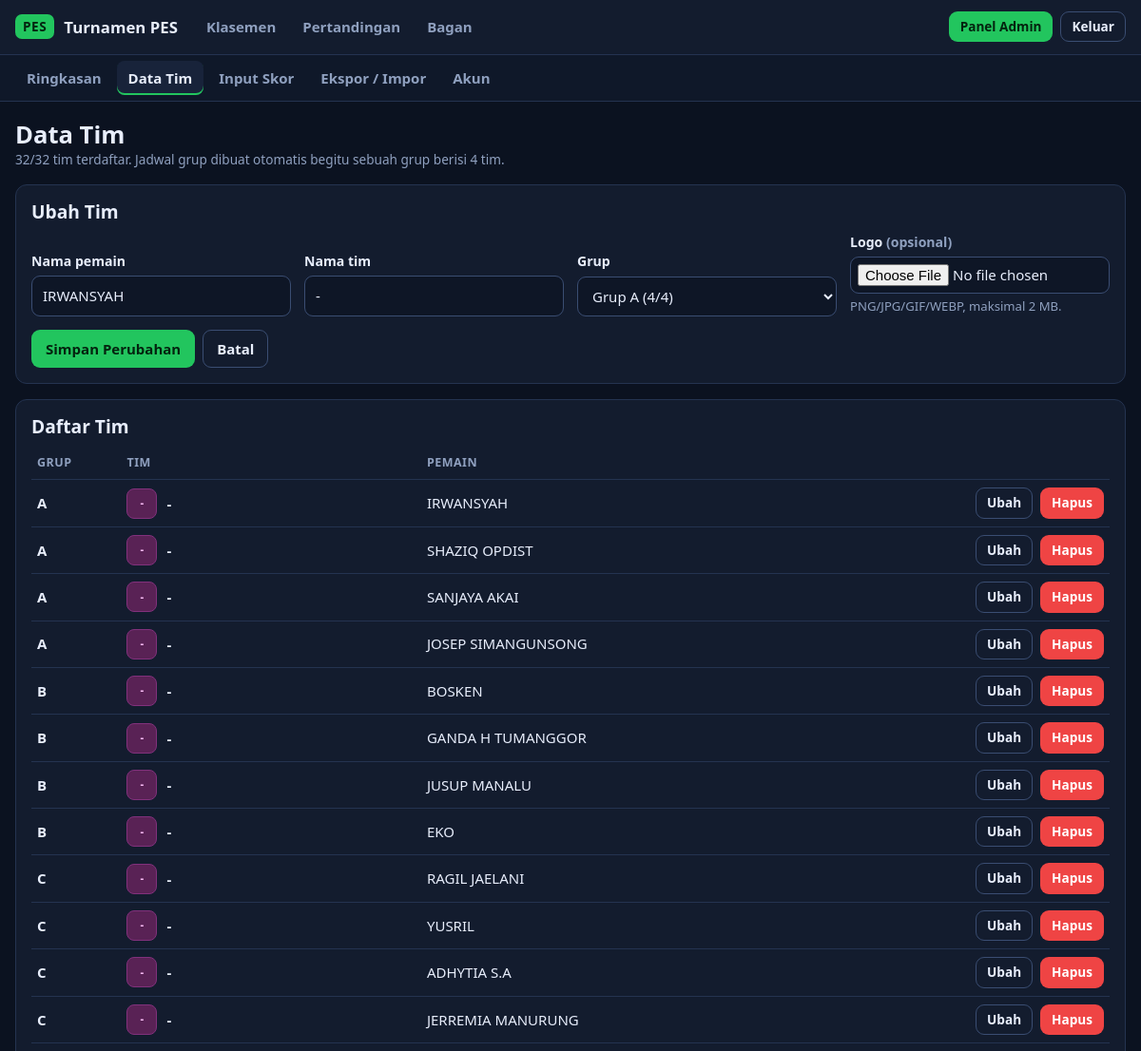
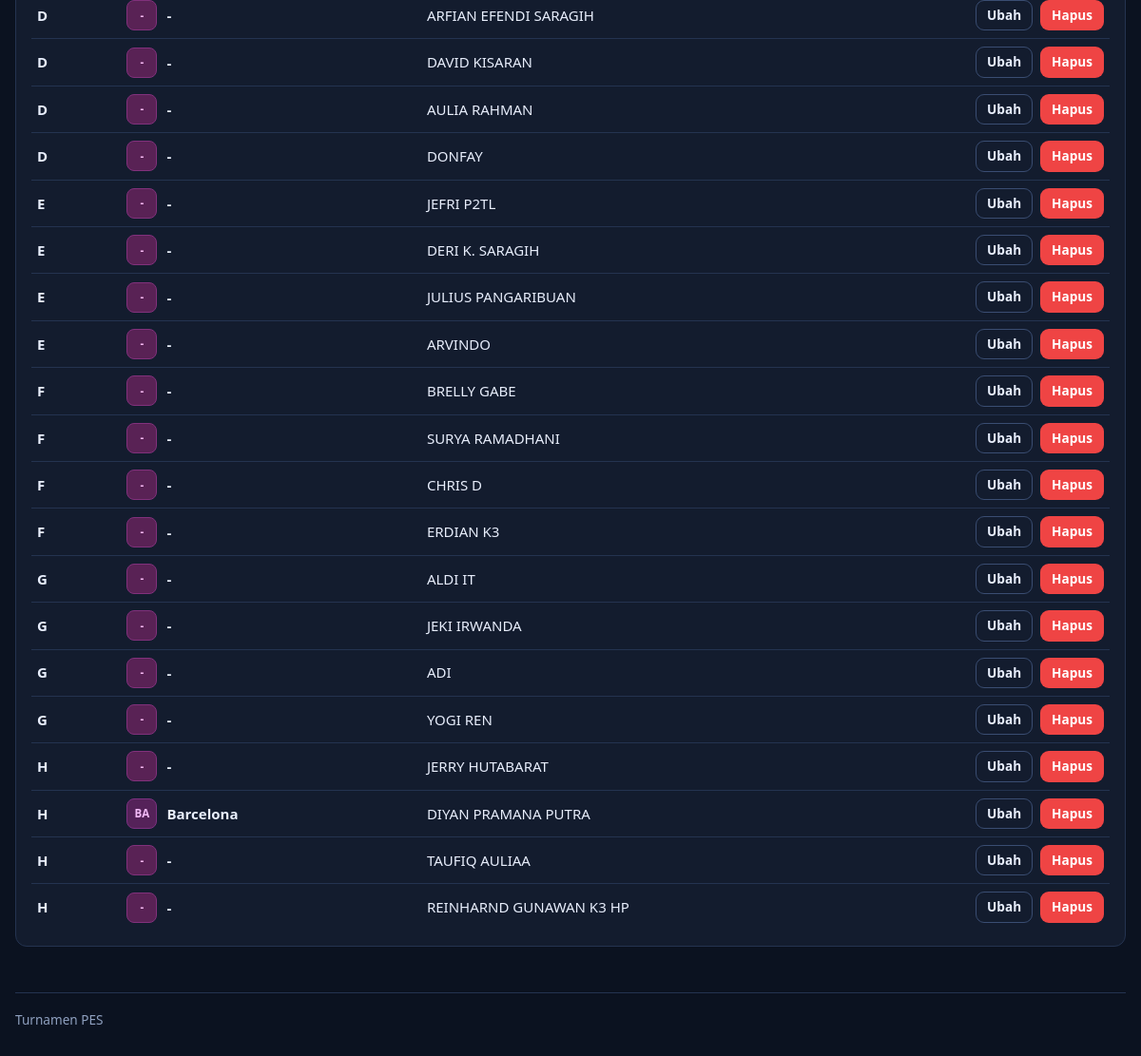
Screenshot of /admin/tim.php?edit=1 (signed in) with the database file from the repository (2 pictures, top to bottom).
### tables this page shows
CREATE TABLE teams (
            id         INTEGER PRIMARY KEY AUTOINCREMENT,
            player     TEXT NOT NULL,
            name       TEXT NOT NULL,
            logo       TEXT,
            grp        TEXT NOT NULL,
            created_at TEXT NOT NULL DEFAULT CURRENT_TIMESTAMP
        );

### app/db.php (called while the page is built, shortened)
<?php
function db(): PDO
{
    static $pdo = null;
    if ($pdo instanceof PDO) {
        return $pdo;
    }
    $pdo = new PDO('sqlite:' . DB_FILE, null, null, [
        PDO::ATTR_ERRMODE            => PDO::ERRMODE_EXCEPTION,
        PDO::ATTR_DEFAULT_FETCH_MODE => PDO::FETCH_ASSOC,
        PDO::ATTR_TIMEOUT            => 5,
    ]);
    $pdo->exec('PRAGMA foreign_keys = ON');
    $pdo->exec("
        CREATE TABLE IF NOT EXISTS admins (
            id            INTEGER PRIMARY KEY AUTOINCREMENT,
            username      TEXT NOT NULL UNIQUE,
            password_hash TEXT NOT NULL
        );
        CREATE TABLE IF NOT EXISTS teams (
            id         INTEGER PRIMARY KEY AUTOINCREMENT,
            player     TEXT NOT NULL,
            name       TEXT NOT NULL,
            logo       TEXT,
            grp        TEXT NOT NULL,
            created_at TEXT NOT NULL DEFAULT CURRENT_TIMESTAMP
        );
        CREATE TABLE IF NOT EXISTS matches (
            id         INTEGER PRIMARY KEY AUTOINCREMENT,
            stage      TEXT NOT NULL,              -- G, R16, QF, SF, F
            grp        TEXT NOT NULL DEFAULT '',   -- huruf grup (kosong untuk knockout)
            round      INTEGER NOT NULL,           -- matchday (grup) / urutan babak (knockout)
            slot       INTEGER NOT NULL,           -- nomor pertandingan dalam grup / babak
            home_id    INTEGER REFERENCES teams(id) ON DELETE SET NULL,
            away_id    INTEGER REFERENCES teams(id) ON DELETE SET NULL,
            home_score INTEGER,
            away_score INTEGER,
            home_pen   INTEGER,                    -- skor adu penalti (knockout seri)
            away_pen   INTEGER,
            UNIQUE (stage, grp, slot)
        );
        CREATE TABLE IF NOT EXISTS login_attempts (
            ip TEXT    NOT NULL,
            ts INTEGER NOT NULL
        );
    ");
    return $pdo;
}

### app/tournament.php (called while the page is built, shortened)
<?php
function group_progress(string $g): array
{
    $st = db()->prepare("
        SELECT COUNT(*) AS total,
               COALESCE(SUM(home_score IS NOT NULL AND away_score IS NOT NULL), 0) AS done
        FROM matches WHERE stage = 'G' AND grp = ?
    ");
    $st->execute([$g]);
    $r = $st->fetch();
    return [(int) $r['done'], (int) $r['total']];
}
function group_locked(string $g): bool
{
    return group_progress($g)[0] > 0;
}

### public/admin/tim.php (the view, shortened to what this page needs)
<?php
require __DIR__ . '/../../app/web.php';
$pdo = db();
function team_by_id(int $id): ?array
{
    $st = db()->prepare('SELECT * FROM teams WHERE id = ?');
    $st->execute([$id]);
    return $st->fetch() ?: null;
}
$teams   = $pdo->query('SELECT * FROM teams ORDER BY grp, id')->fetchAll();
$counts  = [];
foreach ($teams as $t) {
    $counts[$t['grp']] = ($counts[$t['grp']] ?? 0) + 1;
}
$editing = isset($_GET['edit']) ? team_by_id((int) $_GET['edit']) : null;
$total   = count($teams);
function group_options(array $counts, ?string $selected, ?array $editing): string
{
    $html = '<option value="">— pilih grup —</option>';
    foreach (GROUPS as $g) {
        $n    = $counts[$g] ?? 0;
        $mine = $editing && $editing['grp'] === $g;
        $full = $n - ($mine ? 1 : 0) >= GROUP_SIZE;
        $html .= '<option value="' . h($g) . '"' . ($selected === $g ? ' selected' : '') . ($full ? ' disabled' : '') . '>'
              . 'Grup ' . h($g) . ' (' . $n . '/' . GROUP_SIZE . ')' . ($full && !$mine ? ' – penuh' : '') . '</option>';
    }
    return $html;
}
page_header('Data Tim', 'admin-tim');
?>
<div class="head-row">
  <div>
    <h1>Data Tim</h1>
    <div class="muted small"><?= $total ?>/32 tim terdaftar. Jadwal grup dibuat otomatis begitu sebuah grup berisi 4 tim.</div>
  </div>
</div>
<section class="card" id="form">
  <h2><?= $editing ? 'Ubah Tim' : 'Tambah Tim' ?></h2>
  <form method="post" enctype="multipart/form-data">
    <div class="form-grid">
      <div class="field">
        <label for="player">Nama pemain</label>
        <input type="text" id="player" name="player" maxlength="60" required value="<?= h($editing['player'] ?? '') ?>">
      </div>
      <div class="field">
        <label for="name">Nama tim</label>
        <input type="text" id="name" name="name" maxlength="40" required value="<?= h($editing['name'] ?? '') ?>">
      </div>
      <div class="field">
        <label for="grp">Grup</label>
        <select id="grp" name="grp" required><?= group_options($counts, $editing['grp'] ?? null, $editing) ?></select>
      </div>
      <div class="field">
        <label for="logo">Logo <span class="muted">(opsional)</span></label>
        <input type="file" id="logo" name="logo" accept="image/png,image/jpeg,image/gif,image/webp">
        <div class="hint">PNG/JPG/GIF/WEBP, maksimal 2 MB.</div>
      </div>
    </div>
    <div class="actions" style="margin-top:14px">
      <button><?= $editing ? 'Simpan Perubahan' : 'Tambah Tim' ?></button>
      <?php if ($editing): ?><a class="btn ghost" href="<?= h(BASE . '/admin/tim.php') ?>">Batal</a><?php endif; ?>
    </div>
  </form>
</section>
<section class="card">
  <h2>Daftar Tim</h2>
  <?php if (!$teams): ?>
    <p class="muted">Belum ada tim.</p>
  <?php else: ?>
  <div class="tablewrap">
  <table class="tbl">
    <thead><tr><th class="l">Grup</th><th class="l">Tim</th><th class="l">Pemain</th><th></th></tr></thead>
    <tbody>
    <?php foreach ($teams as $t): $locked = group_locked($t['grp']); ?>
      <tr>
        <td class="l"><b><?= h($t['grp']) ?></b></td>
        <td class="l"><div class="tm"><?= logo_html($t) ?><div class="t"><b><?= h($t['name']) ?></b></div></div></td>
        <td class="l"><?= h($t['player']) ?></td>
        <td>
          <div class="actions" style="justify-content:flex-end">
            <a class="btn ghost small" href="?edit=<?= (int) $t['id'] ?>#form">Ubah</a>
            <?php if (!$locked): ?>
              <form method="post" onsubmit="return confirm('Hapus tim <?= h(addslashes($t['name'])) ?>?')">
                <button class="danger small">Hapus</button>
              </form>
            <?php else: ?>
              <span class="muted small" title="Grup sudah punya skor">terkunci</span>
            <?php endif; ?>
          </div>
        </td>
      </tr>
    <?php endforeach; ?>
    </tbody>
  </table>
  </div>
  <?php endif; ?>
</section>
<?php page_footer();

### app/web.php (shortened to what this page needs)
<?php
require __DIR__ . '/db.php';
require __DIR__ . '/tournament.php';
function h(?string $s): string
{
    return htmlspecialchars((string) $s, ENT_QUOTES | ENT_SUBSTITUTE, 'UTF-8');
}
function csrf_token(): string
{
    return $_SESSION['csrf'];
}
function csrf_field(): string
{
    return '<input type="hidden" name="_csrf" value="' . h(csrf_token()) . '">';
}
function is_admin(): bool
{
    return !empty($_SESSION['admin_id']);
}
function page_header(string $title, string $active = ''): void
{
    $monitor = isset($_GET['monitor']) && !str_starts_with($active, 'admin');
    $css     = BASE . '/assets/style.css?v=' . (int) @filemtime(__DIR__ . '/../public/assets/style.css');
    $nav = [
        'klasemen'    => ['/index.php', 'Klasemen'],
        'pertandingan' => ['/pertandingan.php', 'Pertandingan'],
        'bagan'       => ['/bagan.php', 'Bagan'],
    ];
    echo '<!doctype html><html lang="id"><head><meta charset="utf-8">';
    echo '<link rel="stylesheet" href="' . h($css) . '"></head>';
    echo '<body class="' . ($monitor ? 'monitor' : '') . '">';
    echo '<header class="top"><div class="wrap bar">';
    echo '<a class="brand" href="' . h(BASE . '/index.php') . '"><span class="brand-mark">PES</span>' . h(APP_NAME) . '</a>';
    if ($monitor) {
        $self = strtok((string) ($_SERVER['REQUEST_URI'] ?? ''), '?');
        $qs   = $_GET;
        unset($qs['monitor']);
        $exit = $self . ($qs ? '?' . http_build_query($qs) : '');
        echo '<span class="muted small">Auto-refresh tiap 30 detik</span>';
        echo '<a class="btn ghost small" href="' . h($exit) . '">Keluar mode layar</a>';
    } else {
        echo '<nav>';
        foreach ($nav as $key => [$href, $label]) {
            echo '<a href="' . h(BASE . $href) . '"' . ($active === $key ? ' class="on"' : '') . '>' . h($label) . '</a>';
        }
        echo '</nav><div class="auth">';
        if (is_admin()) {
            echo '<a class="btn small" href="' . h(BASE . '/admin/index.php') . '">Panel Admin</a>';
            echo '<form method="post" action="' . h(BASE . '/logout.php') . '">' . csrf_field() . '<button class="btn ghost small">Keluar</button></form>';
        } else {
            echo '<a class="btn ghost small" href="' . h(BASE . '/login.php') . '">Login Admin</a>';
        }
        echo '</div>';
    }
    echo '</div>';
    if (is_admin() && str_starts_with($active, 'admin')) {
        $sub = [
            'admin'        => ['/admin/index.php', 'Ringkasan'],
            'admin-tim'    => ['/admin/tim.php', 'Data Tim'],
            'admin-skor'   => ['/admin/skor.php', 'Input Skor'],
            'admin-backup' => ['/admin/backup.php', 'Ekspor / Impor'],
            'admin-akun'   => ['/admin/akun.php', 'Akun'],
        ];
        echo '<div class="subnav"><div class="wrap">';
        foreach ($sub as $key => [$href, $label]) {
            echo '<a href="' . h(BASE . $href) . '"' . ($active === $key ? ' class="on"' : '') . '>' . h($label) . '</a>';
        }
        echo '</div></div>';
    }
    echo '</header><main class="wrap">';
}
function page_footer(): void
{
    echo '</main><footer class="wrap foot muted small">' . h(APP_NAME) . '</footer></body></html>';
}
function logo_html(?array $t, string $cls = 'logo'): string
{
    $hue = crc32((string) $t['name']) % 360;
    return '<span class="' . $cls . ' logo-ini" style="--hue:' . $hue . '">' . h(mb_strtoupper(mb_substr((string) $t['name'], 0, 2))) . '</span>';
}

### public/assets/style.css (style rules this page uses)
:root { --bg: #0b1220; --panel: #131c2e; --panel2: #18233a; --line: #243350; --line2: #3a4d72; --text: #e8eefc; --muted: #8fa0bf; --accent: #22c55e; --accent-dim: rgba(34, 197, 94, .14); --blue: #38bdf8; --warn: #f59e0b; --danger: #ef4444; --radius: 12px; }
* { box-sizing: border-box; }
html { -webkit-text-size-adjust: 100%; }
body { margin: 0; background: var(--bg); color: var(--text); font: 15px/1.5 system-ui, -apple-system, "Segoe UI", Roboto, sans-serif; min-height: 100vh; }
a { color: var(--blue); text-decoration: none; }
h1, h2, h3 { line-height: 1.2; margin: 0 0 .6rem; }
h1 { font-size: 1.6rem; }
h2 { font-size: 1.2rem; }
.muted { color: var(--muted); }
.small { font-size: .85rem; }
.wrap { width: min(1180px, 100% - 32px); margin-inline: auto; }
main.wrap { padding: 20px 0 48px; }
.foot { padding: 18px 0 28px; border-top: 1px solid var(--line); }
.top { background: var(--panel); border-bottom: 1px solid var(--line); position: sticky; top: 0; z-index: 10; }
.bar { display: flex; align-items: center; gap: 18px; flex-wrap: wrap; padding: 10px 0; }
.brand { display: flex; align-items: center; gap: 10px; font-weight: 700; color: var(--text); font-size: 1.05rem; }
.brand-mark { background: var(--accent); color: #04230f; font-weight: 800; letter-spacing: .04em; padding: 3px 8px; border-radius: 7px; font-size: .85rem; }
.top nav { display: flex; gap: 4px; flex: 1; flex-wrap: wrap; }
.top nav a, .subnav a { color: var(--muted); padding: 7px 12px; border-radius: 8px; font-weight: 600; }
.top nav a.on, .subnav a.on { color: var(--text); background: var(--panel2); box-shadow: inset 0 -2px 0 var(--accent); }
.auth { display: flex; gap: 8px; align-items: center; }
.auth form { margin: 0; }
.subnav { border-top: 1px solid var(--line); background: #0f1829; }
.subnav .wrap { display: flex; gap: 4px; padding: 6px 0; flex-wrap: wrap; }
.btn, button { font: inherit; font-weight: 600; cursor: pointer; background: var(--accent); color: #04230f; border: 1px solid transparent; padding: 8px 14px; border-radius: 9px; display: inline-block; }
.btn.ghost, button.ghost { background: transparent; color: var(--text); border-color: var(--line2); }
.btn.danger, button.danger { background: var(--danger); color: #fff; }
.btn.small, button.small { padding: 5px 11px; font-size: .85rem; }
label { display: block; font-weight: 600; font-size: .88rem; margin-bottom: 5px; }
input[type=text], input[type=password], input[type=number], input[type=file], select { width: 100%; font: inherit; color: var(--text); background: #0e1626; border: 1px solid var(--line2); border-radius: 9px; padding: 9px 11px; }
input[type=file] { padding: 7px; }
.field { margin-bottom: 14px; }
.hint { color: var(--muted); font-size: .82rem; margin-top: 4px; }
.card { background: var(--panel); border: 1px solid var(--line); border-radius: var(--radius); padding: 16px; }
.card + .card { margin-top: 16px; }
.head-row { display: flex; align-items: flex-end; justify-content: space-between; gap: 12px; flex-wrap: wrap; margin-bottom: 16px; }
.head-row h1 { margin: 0; }
.logo { width: 32px; height: 32px; border-radius: 8px; object-fit: contain; background: #0e1626; flex: none; }
.logo-ini { display: inline-grid; place-items: center; font-weight: 800; font-size: .72rem; letter-spacing: .02em; color: hsl(var(--hue, 210) 80% 85%); background: hsl(var(--hue, 210) 45% 24%); border: 1px solid hsl(var(--hue, 210) 45% 35%); }
.tbl { width: 100%; border-collapse: collapse; }
.tbl th, .tbl td { padding: 8px 6px; text-align: center; border-bottom: 1px solid var(--line); white-space: nowrap; }
.tbl th { color: var(--muted); font-size: .78rem; font-weight: 600; text-transform: uppercase; letter-spacing: .04em; }
.tbl tr:last-child td { border-bottom: 0; }
.tbl td.l, .tbl th.l { text-align: left; }
.tm { display: flex; align-items: center; gap: 10px; min-width: 150px; }
.tm .t { line-height: 1.2; overflow: hidden; text-overflow: ellipsis; }
.tm .t b { display: block; font-weight: 700; }
.tablewrap { overflow-x: auto; }
.form-grid { display: grid; gap: 14px; grid-template-columns: repeat(auto-fit, minmax(210px, 1fr)); align-items: end; }
.form-grid .field { margin: 0; }
.actions { display: flex; gap: 8px; flex-wrap: wrap; align-items: center; }
.actions form { margin: 0; }

### rows the page displays
teams: player "IRWANSYAH", name "-", grp "Grup A (4/4)", grp "A"
teams: grp "A", name "-", player "SHAZIQ OPDIST"
teams: grp "A", name "-", player "SANJAYA AKAI"
teams: grp "A", name "-", player "JOSEP SIMANGUNSONG"
teams: grp "B", name "-", player "BOSKEN"
teams: grp "B", name "-", player "GANDA H TUMANGGOR"
teams: grp "B", name "-", player "JUSUP MANALU"
teams: grp "B", name "-", player "EKO"
teams: grp "C", name "-", player "RAGIL JAELANI"
teams: grp "C", name "-", player "YUSRIL"
teams: grp "C", name "-", player "ADHYTIA S.A"
teams: grp "C", name "-", player "JERREMIA MANURUNG"
teams: grp "D", name "-", player "ARFIAN EFENDI SARAGIH"
teams: grp "D", name "-", player "DAVID KISARAN"
teams: grp "D", name "-", player "AULIA RAHMAN"
teams: grp "D", name "-", player "DONFAY"
teams: grp "E", name "-", player "JEFRI P2TL"
teams: grp "E", name "-", player "DERI K. SARAGIH"
teams: grp "E", name "-", player "JULIUS PANGARIBUAN"
teams: grp "E", name "-", player "ARVINDO"
teams: grp "F", name "-", player "BRELLY GABE"
teams: grp "F", name "-", player "SURYA RAMADHANI"
teams: grp "F", name "-", player "CHRIS D"
teams: grp "F", name "-", player "ERDIAN K3"
teams: grp "G", name "-", player "ALDI IT"
teams: grp "G", name "-", player "JEKI IRWANDA"
teams: grp "G", name "-", player "ADI"
teams: grp "G", name "-", player "YOGI REN"
teams: grp "H", name "-", player "JERRY HUTABARAT"
teams: grp "H", name "BA", name "Barcelona", player "DIYAN PRAMANA PUTRA"
teams: grp "H", name "-", player "TAUFIQ AULIAA"
teams: grp "H", name "-", player "⁠REINHARND GUNAWAN K3 HP"

### other values shown
APP_NAME "Turnamen PES"
$label "Klasemen"
$label "Pertandingan"
$label "Bagan"
$label "Ringkasan"
$label "Data Tim"
$label "Input Skor"
$label "Ekspor / Impor"
$label "Akun"
$total "32"
